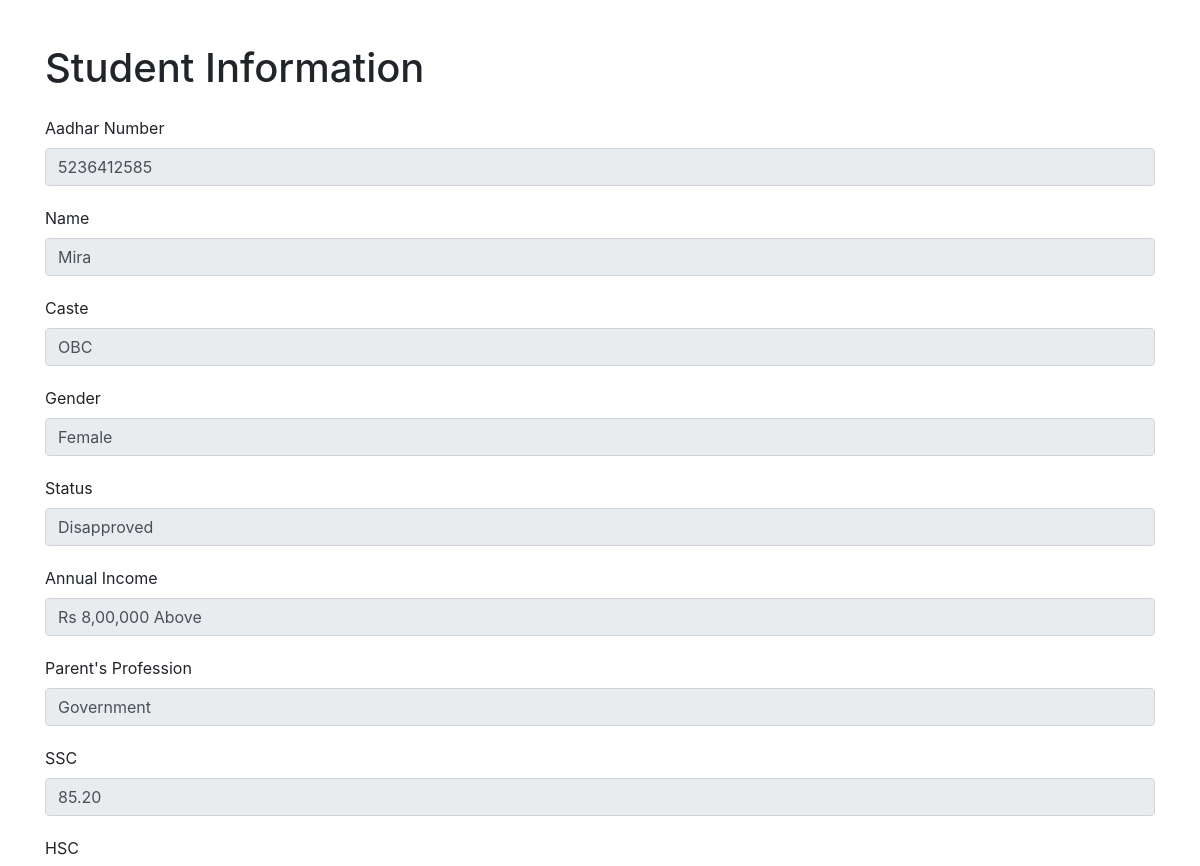
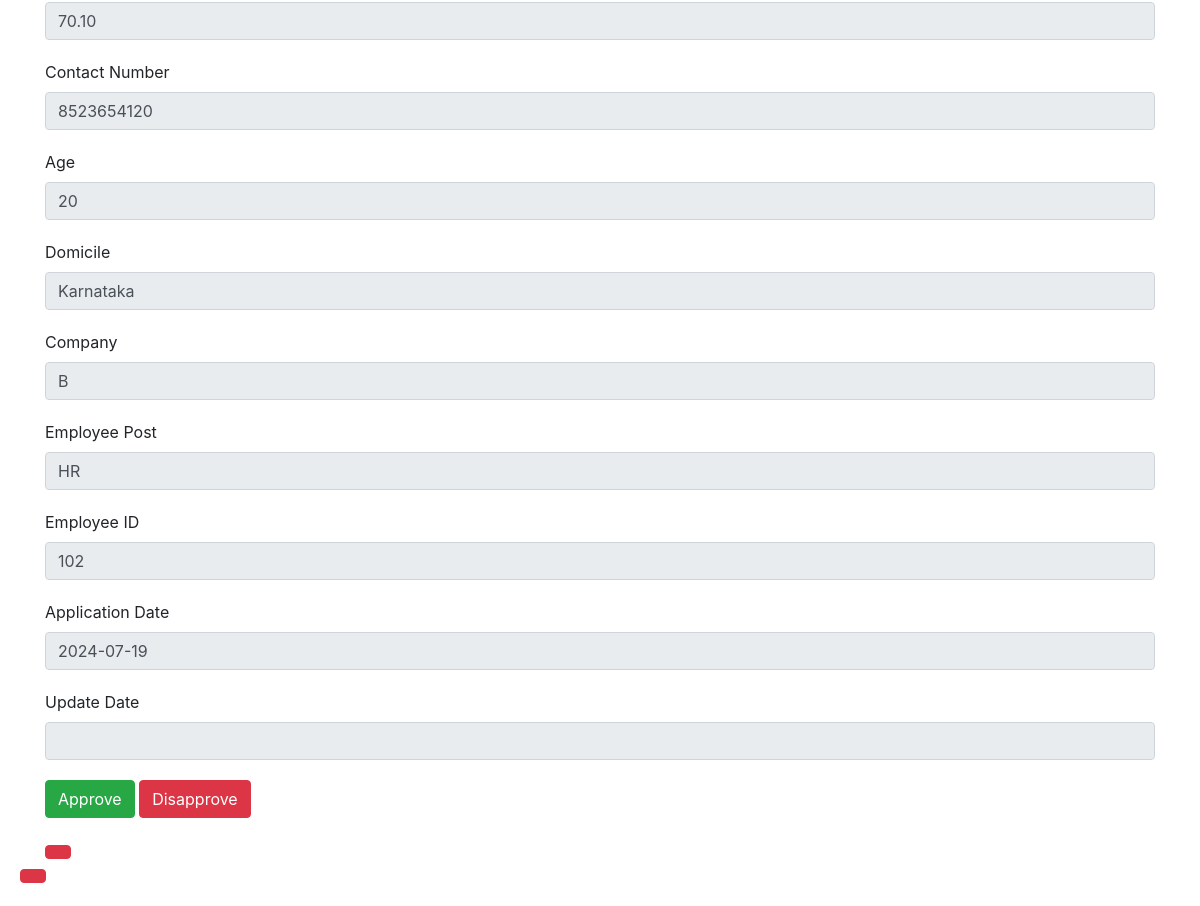
/view/5236412585, run on the app's committed database (2 pictures, top to bottom).
### model.py (models this page shows, shortened)
class StudentInfo(db.Model):
    aadhar = db.Column(db.String(12) , nullable = False ,primary_key = True)
    name = db.Column(db.String(80), nullable = False)
    caste = db.Column(db.String(80), nullable = False)
    gender = db.Column(db.String(11), nullable = False)
    status = db.Column(db.String(10), default="pending", nullable = False)
    annual_income = db.Column(db.String(100), nullable = False)
    parent_profession = db.Column(db.String(100), nullable = False)
    ssc = db.Column(db.String(5), nullable = False)
    hsc = db.Column(db.String(5), nullable = False)
    contact_no = db.Column(db.String(10), nullable = False)
    age = db.Column(db.String(2), nullable = False)
    domicile = db.Column(db.String(300), nullable = False)
    company = db.Column(db.String(300), nullable = False)
    emp_post = db.Column(db.String(300), nullable = False)
    employee_id = db.Column(db.String(3), nullable = False)
    application_date = db.Column(db.Date, default = datetime.now(), nullable = False)
    update_date = db.Column(db.Date)

### app.py (the view)
@app.route("/view/<string:aadhar>", methods=["GET"])
def fetch_form(aadhar):
    student = StudentInfo.query.filter_by(aadhar=aadhar).first()
    if student:
        return render_template("view_form.html", student=student)
    else:
        return "Student not found", 404

### templates/view_form.html (shortened to what this page needs)
<!DOCTYPE html>
<html lang="en">
<head>
    <link rel="stylesheet" href="https://stackpath.bootstrapcdn.com/bootstrap/4.5.2/css/bootstrap.min.css">
</head>
<body>
    <div class="container">
        <h1 class="mt-4 mb-4">Student Information</h1>
        <form method="POST">
            <div class="form-group">
                <label for="aadhar">Aadhar Number</label>
                <input type="text" id="aadhar" class="form-control" value="{{ student.aadhar }}" readonly>
            </div>
            <div class="form-group">
                <label for="name">Name</label>
                <input type="text" id="name" class="form-control" value="{{ student.name }}" readonly>
            </div>
            <div class="form-group">
                <label for="caste">Caste</label>
                <input type="text" id="caste" class="form-control" value="{{ student.caste }}" readonly>
            </div>
            <div class="form-group">
                <label for="gender">Gender</label>
                <input type="text" id="gender" class="form-control" value="{{ student.gender }}" readonly>
            </div>
            <div class="form-group">
                <label for="status">Status</label>
                <input type="text" id="status" class="form-control" value="{{ student.status }}" readonly>
            </div>
            <div class="form-group">
                <label for="annual_income">Annual Income</label>
                <input type="text" id="annual_income" class="form-control" value="{{ student.annual_income }}" readonly>
            </div>
            <div class="form-group">
                <label for="parent_profession">Parent's Profession</label>
                <input type="text" id="parent_profession" class="form-control" value="{{ student.parent_profession }}" readonly>
            </div>
            <div class="form-group">
                <label for="ssc">SSC</label>
                <input type="text" id="ssc" class="form-control" value="{{ student.ssc }}" readonly>
            </div>
            <div class="form-group">
                <label for="hsc">HSC</label>
                <input type="text" id="hsc" class="form-control" value="{{ student.hsc }}" readonly>
            </div>
            <div class="form-group">
                <label for="contact_no">Contact Number</label>
                <input type="text" id="contact_no" class="form-control" value="{{ student.contact_no }}" readonly>
            </div>
            <div class="form-group">
                <label for="age">Age</label>
                <input type="text" id="age" class="form-control" value="{{ student.age }}" readonly>
            </div>
            <div class="form-group">
                <label for="domicile">Domicile</label>
                <input type="text" id="domicile" class="form-control" value="{{ student.domicile }}" readonly>
            </div>
            <div class="form-group">
                <label for="company">Company</label>
                <input type="text" id="company" class="form-control" value="{{ student.company }}" readonly>
            </div>
            <div class="form-group">
                <label for="emp_post">Employee Post</label>
                <input type="text" id="emp_post" class="form-control" value="{{ student.emp_post }}" readonly>
            </div>
            <div class="form-group">
                <label for="employee_id">Employee ID</label>
                <input type="text" id="employee_id" class="form-control" value="{{ student.employee_id }}" readonly>
            </div>
            <div class="form-group">
                <label for="application_date">Application Date</label>
                <input type="text" id="application_date" class="form-control" value="{{ student.application_date.strftime('%Y-%m-%d') }}" readonly>
            </div>
            <div class="form-group">
                <label for="update_date">Update Date</label>
                <input type="text" id="update_date" class="form-control" value="{{ student.update_date.strftime('%Y-%m-%d') if student.update_date else '' }}" readonly>
            </div>
            <div class="form-group">
                <a class="btn btn-success" href="/approve/{{ student.aadhar }}">Approve</a>
                <a class="btn btn-danger" href="/disapprove/{{ student.aadhar }}">Disapprove</button>
            </div>
        </form>
    </div>
</body>
</html>

### templates/view_form.html (style rules this page uses)
body { padding: 20px; }
.form-group { margin-bottom: 20px; }

### data on the page
StudentInfo: aadhar "5236412585", name "Mira", caste "OBC", gender "Female", status "Disapproved", annual_income "Rs 8,00,000 Above", parent_profession "Government", ssc "85.20", hsc "70.10", contact_no "8523654120", age "20", domicile "Karnataka", company "B", emp_post "HR", employee_id "102", application_date "2024-07-19"
